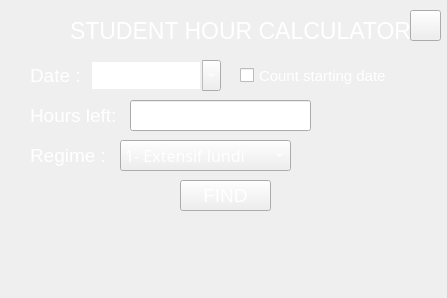
<?xml version="1.0" encoding="UTF-8"?>
<ui version="4.0">
 <class>Form</class>
 <widget class="QWidget" name="Form">
  <property name="geometry">
   <rect>
    <x>0</x>
    <y>0</y>
    <width>447</width>
    <height>298</height>
   </rect>
  </property>
  <property name="font">
   <font>
    <family>Ubuntu</family>
    <pointsize>14</pointsize>
    <weight>50</weight>
    <bold>false</bold>
   </font>
  </property>
  <property name="windowTitle">
   <string>StudentHC</string>
  </property>
  <property name="styleSheet">
   <string notr="true">background:&quot;#131e30&quot;;
color: white;</string>
  </property>
  <widget class="QDateEdit" name="d1">
   <property name="geometry">
    <rect>
     <x>90</x>
     <y>60</y>
     <width>131</width>
     <height>31</height>
    </rect>
   </property>
   <property name="font">
    <font>
     <family>Bahnschrift</family>
     <pointsize>12</pointsize>
     <weight>50</weight>
     <bold>false</bold>
    </font>
   </property>
   <property name="styleSheet">
    <string notr="true">background:&quot;#253144&quot;;</string>
   </property>
   <property name="inputMethodHints">
    <set>Qt::ImhPreferNumbers</set>
   </property>
   <property name="frame">
    <bool>false</bool>
   </property>
   <property name="alignment">
    <set>Qt::AlignCenter</set>
   </property>
   <property name="readOnly">
    <bool>false</bool>
   </property>
   <property name="specialValueText">
    <string/>
   </property>
   <property name="keyboardTracking">
    <bool>false</bool>
   </property>
   <property name="dateTime">
    <datetime>
     <hour>0</hour>
     <minute>0</minute>
     <second>0</second>
     <year>2024</year>
     <month>1</month>
     <day>1</day>
    </datetime>
   </property>
   <property name="currentSection">
    <enum>QDateTimeEdit::YearSection</enum>
   </property>
   <property name="displayFormat">
    <string>yyyy/M/d</string>
   </property>
   <property name="calendarPopup">
    <bool>true</bool>
   </property>
   <property name="date">
    <date>
     <year>2024</year>
     <month>1</month>
     <day>1</day>
    </date>
   </property>
  </widget>
  <widget class="QLabel" name="label">
   <property name="geometry">
    <rect>
     <x>70</x>
     <y>10</y>
     <width>341</width>
     <height>41</height>
    </rect>
   </property>
   <property name="font">
    <font>
     <family>Ubuntu</family>
     <pointsize>17</pointsize>
     <weight>50</weight>
     <italic>false</italic>
     <bold>false</bold>
     <underline>false</underline>
    </font>
   </property>
   <property name="text">
    <string>STUDENT HOUR CALCULATOR</string>
   </property>
  </widget>
  <widget class="QLabel" name="label_2">
   <property name="geometry">
    <rect>
     <x>30</x>
     <y>60</y>
     <width>61</width>
     <height>31</height>
    </rect>
   </property>
   <property name="text">
    <string>Date : </string>
   </property>
  </widget>
  <widget class="QCheckBox" name="c1">
   <property name="geometry">
    <rect>
     <x>240</x>
     <y>60</y>
     <width>171</width>
     <height>31</height>
    </rect>
   </property>
   <property name="font">
    <font>
     <family>Ubuntu</family>
     <pointsize>11</pointsize>
     <weight>50</weight>
     <bold>false</bold>
    </font>
   </property>
   <property name="styleSheet">
    <string notr="true"/>
   </property>
   <property name="text">
    <string>Count starting date</string>
   </property>
  </widget>
  <widget class="QComboBox" name="c2">
   <property name="geometry">
    <rect>
     <x>120</x>
     <y>140</y>
     <width>171</width>
     <height>31</height>
    </rect>
   </property>
   <property name="font">
    <font>
     <family>Bahnschrift</family>
     <pointsize>12</pointsize>
     <weight>50</weight>
     <bold>false</bold>
    </font>
   </property>
   <property name="styleSheet">
    <string notr="true"/>
   </property>
   <item>
    <property name="text">
     <string>1- Extensif lundi</string>
    </property>
   </item>
   <item>
    <property name="text">
     <string>2- Extensif samedi</string>
    </property>
   </item>
   <item>
    <property name="text">
     <string>3- Intensif</string>
    </property>
   </item>
   <item>
    <property name="text">
     <string>4- Semi-Intensif</string>
    </property>
   </item>
   <item>
    <property name="text">
     <string>5- Intensif soir</string>
    </property>
   </item>
  </widget>
  <widget class="QLabel" name="label_3">
   <property name="geometry">
    <rect>
     <x>30</x>
     <y>130</y>
     <width>81</width>
     <height>51</height>
    </rect>
   </property>
   <property name="text">
    <string>Regime :</string>
   </property>
  </widget>
  <widget class="QPushButton" name="b1">
   <property name="geometry">
    <rect>
     <x>180</x>
     <y>180</y>
     <width>91</width>
     <height>31</height>
    </rect>
   </property>
   <property name="styleSheet">
    <string notr="true"/>
   </property>
   <property name="text">
    <string>FIND</string>
   </property>
  </widget>
  <widget class="QLabel" name="label_5">
   <property name="geometry">
    <rect>
     <x>30</x>
     <y>50</y>
     <width>401</width>
     <height>171</height>
    </rect>
   </property>
   <property name="styleSheet">
    <string notr="true">
border-radius:15px;</string>
   </property>
   <property name="text">
    <string/>
   </property>
  </widget>
  <widget class="QLabel" name="l2">
   <property name="geometry">
    <rect>
     <x>110</x>
     <y>230</y>
     <width>231</width>
     <height>51</height>
    </rect>
   </property>
   <property name="styleSheet">
    <string notr="true">background: &quot;#253144&quot;;
border-radius:5px;</string>
   </property>
   <property name="text">
    <string/>
   </property>
   <property name="alignment">
    <set>Qt::AlignCenter</set>
   </property>
  </widget>
  <widget class="QLabel" name="label_6">
   <property name="geometry">
    <rect>
     <x>30</x>
     <y>90</y>
     <width>101</width>
     <height>51</height>
    </rect>
   </property>
   <property name="text">
    <string>Hours left:</string>
   </property>
  </widget>
  <widget class="QLineEdit" name="l1">
   <property name="geometry">
    <rect>
     <x>130</x>
     <y>100</y>
     <width>181</width>
     <height>31</height>
    </rect>
   </property>
   <property name="font">
    <font>
     <family>Bahnschrift</family>
     <pointsize>12</pointsize>
     <weight>50</weight>
     <bold>false</bold>
    </font>
   </property>
   <property name="styleSheet">
    <string notr="true">background:&quot;#253144&quot;;</string>
   </property>
   <property name="alignment">
    <set>Qt::AlignCenter</set>
   </property>
   <property name="placeholderText">
    <string>Type here</string>
   </property>
  </widget>
  <widget class="QPushButton" name="b2">
   <property name="geometry">
    <rect>
     <x>410</x>
     <y>10</y>
     <width>31</width>
     <height>31</height>
    </rect>
   </property>
   <property name="styleSheet">
    <string notr="true">background:&quot;#253144&quot;;</string>
   </property>
   <property name="text">
    <string/>
   </property>
   <property name="icon">
    <iconset>
     <normaloff>../../../Downloads/noun-settings-gear-2026814.png</normaloff>../../../Downloads/noun-settings-gear-2026814.png</iconset>
   </property>
   <property name="iconSize">
    <size>
     <width>32</width>
     <height>32</height>
    </size>
   </property>
  </widget>
  <zorder>label_5</zorder>
  <zorder>d1</zorder>
  <zorder>label</zorder>
  <zorder>label_2</zorder>
  <zorder>c1</zorder>
  <zorder>c2</zorder>
  <zorder>label_3</zorder>
  <zorder>b1</zorder>
  <zorder>l2</zorder>
  <zorder>label_6</zorder>
  <zorder>l1</zorder>
  <zorder>b2</zorder>
 </widget>
 <resources/>
 <connections/>
</ui>
